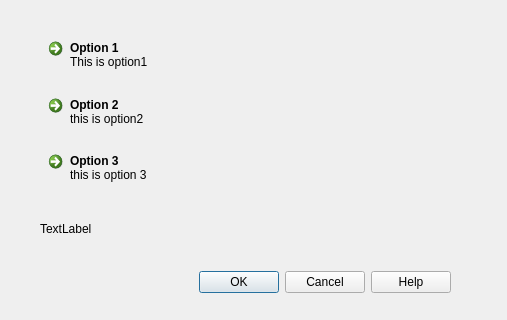
<?xml version="1.0" encoding="UTF-8"?>
<ui version="4.0">
 <class>Dialog</class>
 <widget class="QDialog" name="Dialog">
  <property name="geometry">
   <rect>
    <x>0</x>
    <y>0</y>
    <width>507</width>
    <height>320</height>
   </rect>
  </property>
  <property name="windowTitle">
   <string>Dialog</string>
  </property>
  <widget class="QDialogButtonBox" name="buttonBox">
   <property name="geometry">
    <rect>
     <x>40</x>
     <y>270</y>
     <width>411</width>
     <height>25</height>
    </rect>
   </property>
   <property name="standardButtons">
    <set>QDialogButtonBox::Cancel|QDialogButtonBox::Help|QDialogButtonBox::Ok</set>
   </property>
  </widget>
  <widget class="QLabel" name="lblSelected">
   <property name="geometry">
    <rect>
     <x>40</x>
     <y>220</y>
     <width>67</width>
     <height>17</height>
    </rect>
   </property>
   <property name="text">
    <string>TextLabel</string>
   </property>
  </widget>
  <widget class="QWidget" name="">
   <property name="geometry">
    <rect>
     <x>41</x>
     <y>31</y>
     <width>170</width>
     <height>164</height>
    </rect>
   </property>
   <layout class="QVBoxLayout" name="verticalLayout">
    <item>
     <widget class="QCommandLinkButton" name="commandLinkButton">
      <property name="text">
       <string>Option 1</string>
      </property>
      <property name="description">
       <string>This is option1</string>
      </property>
     </widget>
    </item>
    <item>
     <widget class="QCommandLinkButton" name="commandLinkButton_2">
      <property name="text">
       <string>Option 2</string>
      </property>
      <property name="default">
       <bool>false</bool>
      </property>
      <property name="description">
       <string>this is option2</string>
      </property>
     </widget>
    </item>
    <item>
     <widget class="QCommandLinkButton" name="commandLinkButton_3">
      <property name="text">
       <string>Option 3</string>
      </property>
      <property name="description">
       <string>this is option 3</string>
      </property>
     </widget>
    </item>
   </layout>
  </widget>
 </widget>
 <resources/>
 <connections/>
</ui>
